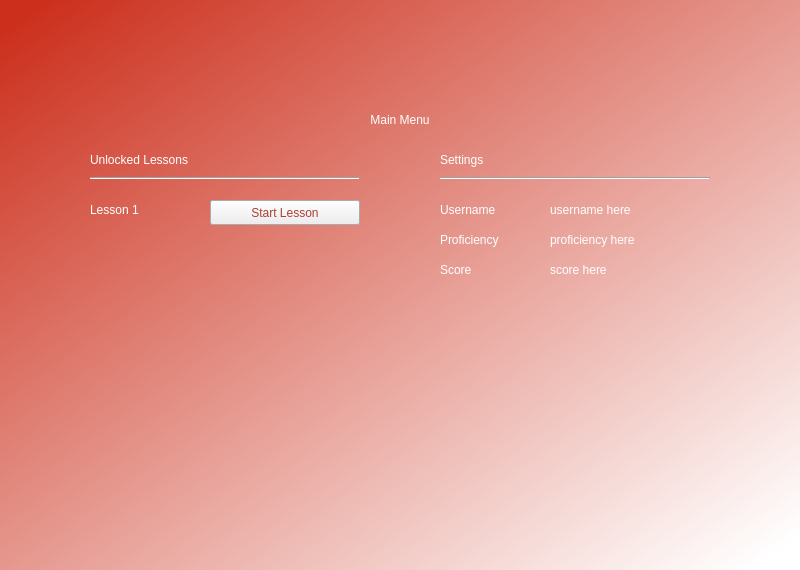
<?xml version="1.0" encoding="UTF-8"?>
<ui version="4.0">
 <class>Form</class>
 <widget class="QWidget" name="Form">
  <property name="geometry">
   <rect>
    <x>0</x>
    <y>0</y>
    <width>800</width>
    <height>570</height>
   </rect>
  </property>
  <property name="windowTitle">
   <string>Form</string>
  </property>
  <widget class="QWidget" name="widget" native="true">
   <property name="geometry">
    <rect>
     <x>0</x>
     <y>0</y>
     <width>800</width>
     <height>570</height>
    </rect>
   </property>
   <property name="styleSheet">
    <string notr="true">QWidget#widget{
background-color: qlineargradient(spread:pad, x1:0, y1:0, x2:1, y2:1, stop:0.0302013 rgba(204, 48, 29, 255), stop:0.969799 rgba(255, 255, 255, 255));}</string>
   </property>
   <widget class="QLabel" name="label_7">
    <property name="geometry">
     <rect>
      <x>200</x>
      <y>100</y>
      <width>400</width>
      <height>40</height>
     </rect>
    </property>
    <property name="styleSheet">
     <string notr="true">color: rgb(255, 255, 255);
font: 12pt &quot;Terminal&quot;;</string>
    </property>
    <property name="text">
     <string>Main Menu</string>
    </property>
    <property name="alignment">
     <set>Qt::AlignCenter</set>
    </property>
   </widget>
   <widget class="QPushButton" name="lesson1Button">
    <property name="geometry">
     <rect>
      <x>210</x>
      <y>200</y>
      <width>150</width>
      <height>25</height>
     </rect>
    </property>
    <property name="minimumSize">
     <size>
      <width>150</width>
      <height>25</height>
     </size>
    </property>
    <property name="styleSheet">
     <string notr="true">font: 8pt &quot;Terminal&quot;;
color: rgb(170, 62, 50)</string>
    </property>
    <property name="text">
     <string>Start Lesson</string>
    </property>
   </widget>
   <widget class="QLabel" name="label">
    <property name="geometry">
     <rect>
      <x>90</x>
      <y>200</y>
      <width>100</width>
      <height>20</height>
     </rect>
    </property>
    <property name="styleSheet">
     <string notr="true">color: rgb(255, 255, 255);
font: 8pt &quot;Terminal&quot;;</string>
    </property>
    <property name="text">
     <string>Lesson 1</string>
    </property>
   </widget>
   <widget class="QLabel" name="label_2">
    <property name="geometry">
     <rect>
      <x>90</x>
      <y>150</y>
      <width>150</width>
      <height>20</height>
     </rect>
    </property>
    <property name="styleSheet">
     <string notr="true">color: rgb(255, 255, 255);
font: 8pt &quot;Terminal&quot;;</string>
    </property>
    <property name="text">
     <string>Unlocked Lessons</string>
    </property>
   </widget>
   <widget class="QLabel" name="label_3">
    <property name="geometry">
     <rect>
      <x>440</x>
      <y>150</y>
      <width>150</width>
      <height>20</height>
     </rect>
    </property>
    <property name="styleSheet">
     <string notr="true">color: rgb(255, 255, 255);
font: 8pt &quot;Terminal&quot;;</string>
    </property>
    <property name="text">
     <string>Settings</string>
    </property>
   </widget>
   <widget class="QLabel" name="label_4">
    <property name="geometry">
     <rect>
      <x>440</x>
      <y>200</y>
      <width>100</width>
      <height>20</height>
     </rect>
    </property>
    <property name="styleSheet">
     <string notr="true">color: rgb(255, 255, 255);
font: 8pt &quot;Terminal&quot;;</string>
    </property>
    <property name="text">
     <string>Username</string>
    </property>
   </widget>
   <widget class="QLabel" name="usernameLabel">
    <property name="geometry">
     <rect>
      <x>550</x>
      <y>200</y>
      <width>150</width>
      <height>20</height>
     </rect>
    </property>
    <property name="styleSheet">
     <string notr="true">color: rgb(255, 255, 255);
font: 8pt &quot;Terminal&quot;;</string>
    </property>
    <property name="text">
     <string>username here</string>
    </property>
   </widget>
   <widget class="QLabel" name="label_6">
    <property name="geometry">
     <rect>
      <x>440</x>
      <y>230</y>
      <width>100</width>
      <height>20</height>
     </rect>
    </property>
    <property name="styleSheet">
     <string notr="true">color: rgb(255, 255, 255);
font: 8pt &quot;Terminal&quot;;</string>
    </property>
    <property name="text">
     <string>Proficiency</string>
    </property>
   </widget>
   <widget class="QLabel" name="proficiencyLabel">
    <property name="geometry">
     <rect>
      <x>550</x>
      <y>230</y>
      <width>150</width>
      <height>20</height>
     </rect>
    </property>
    <property name="styleSheet">
     <string notr="true">color: rgb(255, 255, 255);
font: 8pt &quot;Terminal&quot;;</string>
    </property>
    <property name="text">
     <string>proficiency here</string>
    </property>
   </widget>
   <widget class="QLabel" name="label_9">
    <property name="geometry">
     <rect>
      <x>440</x>
      <y>260</y>
      <width>100</width>
      <height>20</height>
     </rect>
    </property>
    <property name="styleSheet">
     <string notr="true">color: rgb(255, 255, 255);
font: 8pt &quot;Terminal&quot;;</string>
    </property>
    <property name="text">
     <string>Score</string>
    </property>
   </widget>
   <widget class="QLabel" name="scoreLabel">
    <property name="geometry">
     <rect>
      <x>550</x>
      <y>260</y>
      <width>150</width>
      <height>20</height>
     </rect>
    </property>
    <property name="styleSheet">
     <string notr="true">color: rgb(255, 255, 255);
font: 8pt &quot;Terminal&quot;;</string>
    </property>
    <property name="text">
     <string>score here</string>
    </property>
   </widget>
   <widget class="Line" name="line">
    <property name="geometry">
     <rect>
      <x>90</x>
      <y>170</y>
      <width>270</width>
      <height>16</height>
     </rect>
    </property>
    <property name="styleSheet">
     <string notr="true">font: 8pt &quot;Terminal&quot;;</string>
    </property>
    <property name="orientation">
     <enum>Qt::Horizontal</enum>
    </property>
   </widget>
   <widget class="Line" name="line_2">
    <property name="geometry">
     <rect>
      <x>440</x>
      <y>170</y>
      <width>270</width>
      <height>16</height>
     </rect>
    </property>
    <property name="styleSheet">
     <string notr="true">font: 8pt &quot;Terminal&quot;;</string>
    </property>
    <property name="orientation">
     <enum>Qt::Horizontal</enum>
    </property>
   </widget>
  </widget>
 </widget>
 <resources/>
 <connections/>
</ui>
